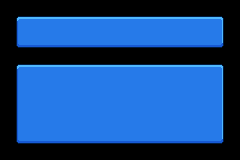

Below is a game level as drawn by its tile map, then a one-line description and the .tmx file that defines it, in full:
An orthogonal 15x10 tile map with 16x16 px tiles, 1 tile layer (layer).

<map version="1.10" tiledversion="1.10.2" orientation="orthogonal" renderorder="right-down" width="15" height="10" tilewidth="16" tileheight="16" infinite="0" nextlayerid="2" nextobjectid="1">
 <tileset firstgid="1" source="UI.tsx" />
 <layer id="1" name="layer" width="15" height="10">
  <data encoding="csv">
0,0,0,0,0,0,0,0,0,0,0,0,0,0,0,
0,483,484,485,486,486,486,486,486,484,485,486,487,488,0,
0,531,532,533,534,534,534,534,534,532,533,534,535,536,0,
0,0,0,0,0,0,0,0,0,0,0,0,0,0,0,
0,99,100,101,100,100,101,102,103,100,101,102,103,104,0,
0,195,196,197,198,198,198,198,198,198,198,198,198,152,0,
0,243,244,245,246,246,246,246,246,246,246,246,246,248,0,
0,291,292,293,294,294,294,294,294,294,294,294,294,296,0,
0,339,340,341,342,342,342,342,342,342,342,342,342,344,0,
0,0,0,0,0,0,0,0,0,0,0,0,0,0,0
</data>
 </layer>
</map>
